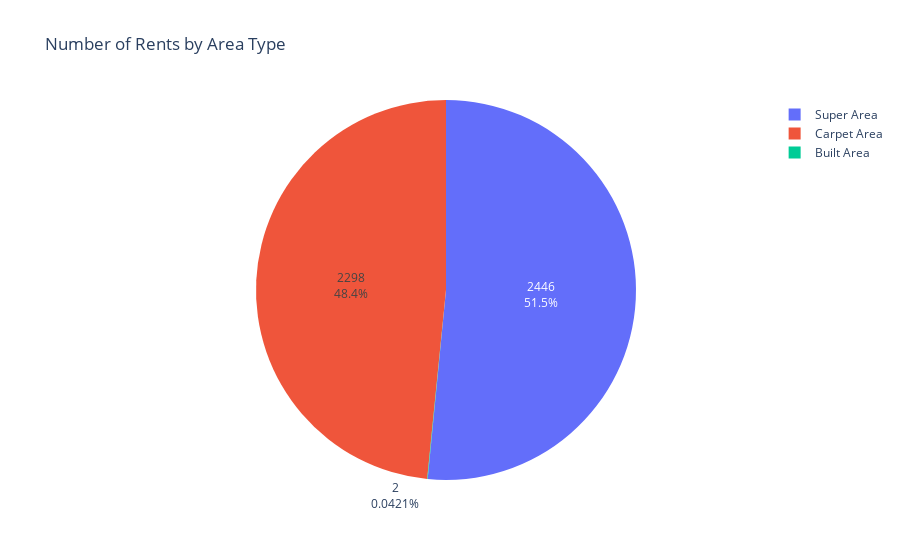

Source (notebook cell):
### Markdown cell above
### EDA

### Code cell
fig = px.pie(df, names = 'Area Type',title = 'Number of Rents by Area Type')
fig.update_traces(hoverinfo='label', textinfo='percent+value')
fig.show()

### Figure 1 — Plotly figure (JSON) as saved in the notebook; plotly's stock layout.template omitted (floating-point values rounded to 4 significant figures; data arrays with more than 128 entries replaced by an {"elided": "..."} marker saying what was removed)
{"data": [{"domain": {"x": [0, 1], "y": [0, 1]}, "hoverinfo": "label", "hovertemplate": "Area Type=%{label}<extra></extra>", "labels": {"elided": "4746 str values"}, "legendgroup": "", "name": "", "showlegend": true, "textinfo": "percent+value", "type": "pie"}], "layout": {"legend": {"tracegroupgap": 0}, "title": {"text": "Number of Rents by Area Type"}}}
